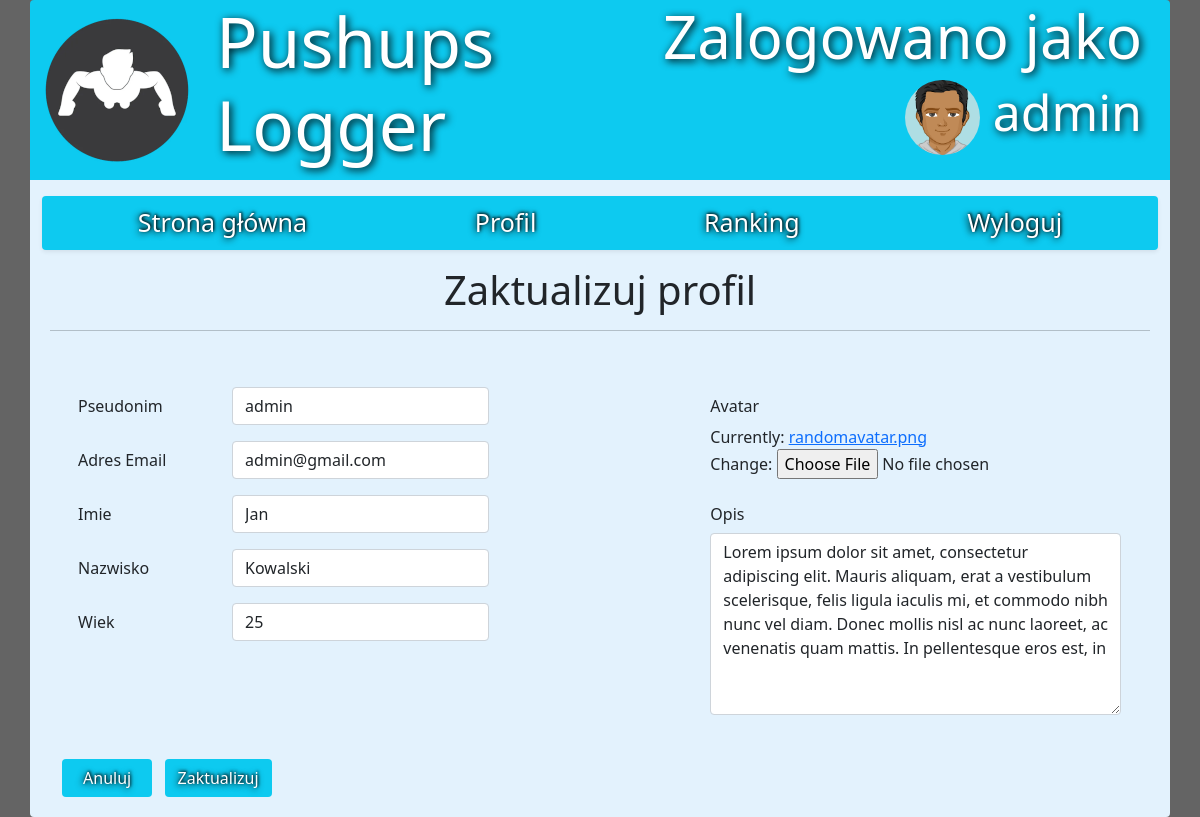
Screenshot of /update-user/ (signed in) with the database file from the repository.
### base/models.py (models this page shows)
class User(AbstractUser):
    imie = models.CharField(max_length=30, null = True, blank = True)
    nazwisko = models.CharField(max_length=35, null = True, blank = True)
    first_name = None
    last_name= None
    wiek = models.IntegerField(null = True, blank = True)
    email = models.EmailField(unique=True, null = True)
    avatar = models.ImageField(null=True, default="avatar.webp")
    opis = models.TextField(max_length=250, null = True, blank = True)
    limit = models.BooleanField(default = False)
    dzien = models.DateTimeField(null = True)

### base/views.py (the view)
# urls.py: path("update-user/", views.updateUser, name="update-user"),
@login_required(login_url='login')
def updateUser(request):
    user = request.user
    form = UserForm(instance=user)
    if request.method == "POST":
        form = UserForm (request.POST, request.FILES, instance=user)
        if form.is_valid():
            user.username = user.username.lower()
            form.save()
            return redirect("user-profile", pk=user.id)
    return render(request, 'base/update-user.html', {'form': form})

### base/forms.py
class UserForm(ModelForm):
    class Meta:
        model = User
        fields = ["username", "email", "imie", "nazwisko", "wiek", "avatar", "opis"]
        widgets = {
            'username': forms.TextInput(attrs={'class': 'form-control',"placeholder":"Pseudonim"}),
            'email': forms.TextInput(attrs={'class': 'form-control',"placeholder":"Adres Email"}),
            'imie': forms.TextInput(attrs={'class': 'form-control',"placeholder":"Imie"}),
            'nazwisko': forms.TextInput(attrs={'class': 'form-control',"placeholder":"Nazwisko"}),
            'wiek': forms.NumberInput(attrs={'class': 'form-control'}),
            'opis': forms.Textarea(attrs={'class': 'form-control',"placeholder":"Opis", 'rows': '7'}),
        }
        labels = {
            'username': "Pseudonim",
            'email': "Adres Email",
        }

### base/templates/base/update-user.html (shortened to what this page needs)
{% extends 'main.html' %} {% block content %}
<h1 class="p-2 text-center">
  Zaktualizuj profil
  <hr />
</h1>
<div class="container p-3">
  <form class="form" action="" method="POST" enctype="multipart/form-data">
    <div class="d-flex">
      <div class="col-7">
        {% csrf_token %} {% for field in form %}
        {% if field.label != 'Avatar' and field.label != 'Opis' %}
        <div class="p-1">
          <div class="form-group row m-1">
            <label class="col-3 col-form-label">{{field.label}}</label>
            <div class="col-auto">{{field}}</div>
          </div>
        </div>
        {% endif %} {% endfor %}
      </div>
      <div class="col-5">
        {% for field in form %}
        {% if field.label == 'Avatar' or field.label == 'Opis' %}
        <div class="p-1">
          <div class="form-group row m-1">
            <label class="col-2 col-form-label">{{field.label}}</label>
            <div class="col-auto">{{field}}</div>
          </div>
        </div>
        {% endif %} {% endfor %}
      </div>
    </div>
  </div>
  <div class="p-3">
    <a
    href="{% url 'user-profile' user.id %}"
    class="btn col-1 bg-info text-white NLINK m-1"
    >Anuluj
  </a>
  <button type="submit" class="btn col-auto bg-info text-white NLINK m-1">
    Zaktualizuj
  </button>
</div>
{% endblock content %}

### templates/main.html (shortened to what this page needs)
{% load static %}
<!doctype html>
  <head>
    <link rel="stylesheet" type="text/css" href="{% static 'main.css' %}">
    <link href="https://cdn.jsdelivr.net/npm/bootstrap@5.1.3/dist/css/bootstrap.min.css" rel="stylesheet">
  </head>
  <body style="background-color: #646464;">
    <div  class="container bg-info text-white rounded-top">
      <div class="row logo">
        <div class="col-auto">
          <img src="{% static 'images/pushlogo.png' %}" alt="logo" id="logo-img">
        </div>
        <div class="col-4">
          <h1 id="logo-text">Pushups<br>Logger</h1>
        </div>
        <div class="col-6 d-flex flex-column align-items-end">
          {% if request.user.is_authenticated %}
            <h1 id="logo-text" style="font-size: 60px;">Zalogowano jako</h1>
            <h3 id="logo-text" style="font-size: 50px;">
              <a href="{% url 'user-profile' user.id %}" style="text-decoration: none; color: white;">
                <img class="rounded-circle avatarpic" src="{{ user.avatar.url }}"/>
                {{ user.username }}
              </a>
            </h3>
          {% endif %}
        </div>
      </div>
    </div>
      <nav class="container navbar navbar-expand-lg navbar-light pt-3" style="background-color: #e3f2fd;">
        <div class="shadow-sm container justify-content-around bg-info rounded">
          <a class="nav-link text-white NLINK" href="{% url 'home' %}">Strona główna</a>
          {% if request.user.is_authenticated %}
          <a class="nav-link text-white NLINK" href="{% url 'user-profile' user.id %}">Profil</a>
          {% else %}
          <a class="nav-link text-white NLINK" href="{% url 'login' %}">Profil</a>
          {% endif %}
          <a class="nav-link text-white NLINK" href="{% url 'ranking' %}">Ranking</a>
          {% if request.user.is_authenticated %}
            <a class="nav-link text-white NLINK" href="{% url 'logout' %}">Wyloguj</a>
          {% endif %}
        </div>
      </nav>
      <div class="container rounded-bottom" style="background-color: #e3f2fd;">
      {% block content %}
      {% endblock content %}
    </div>
  </body>
</html>

### static/main.css (style rules this page uses)
.logo { display: flex; height: 180px; }
.NLINK { text-shadow: 1px -1px 3px #000000, -1px 1px 7px #000000; font-size: 25px; }
#logo-text { font-size: 69px; text-shadow: 2px 2px 8px black; }
#logo-img { display: block; margin-top: 15px; }
.avatarpic { width: 75px; height: 75px; }

### rows the page displays
User: avatar (picture), username "admin", form "admin" "admin@gmail.com" "Jan" "Kowalski" "25", form "Lorem ipsum dolor sit amet, consectetur adipiscing elit. Mauris aliquam, erat a vestibulum scelerisque, felis ligula iaculis mi, et commodo nibh nunc vel diam. Donec mollis nisl ac nunc laoreet, ac venenatis quam mattis. In pellentesque eros est, in"

### other values shown
{{ field.label }} "Pseudonim" "Adres Email" "Imie" "Nazwisko" "Wiek"
{{ field.label }} "Avatar" "Opis"
